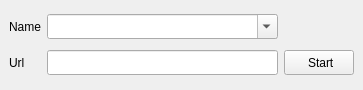
<?xml version="1.0" encoding="UTF-8"?>
<ui version="4.0">
 <class>GUI_Stream</class>
 <widget class="QDockWidget" name="GUI_Stream">
  <property name="geometry">
   <rect>
    <x>0</x>
    <y>0</y>
    <width>363</width>
    <height>90</height>
   </rect>
  </property>
  <property name="minimumSize">
   <size>
    <width>247</width>
    <height>90</height>
   </size>
  </property>
  <property name="maximumSize">
   <size>
    <width>524287</width>
    <height>90</height>
   </size>
  </property>
  <property name="features">
   <set>QDockWidget::DockWidgetClosable|QDockWidget::DockWidgetVerticalTitleBar</set>
  </property>
  <property name="allowedAreas">
   <set>Qt::AllDockWidgetAreas</set>
  </property>
  <property name="windowTitle">
   <string>Streams</string>
  </property>
  <widget class="QWidget" name="dockWidgetContents">
   <property name="minimumSize">
    <size>
     <width>0</width>
     <height>90</height>
    </size>
   </property>
   <property name="maximumSize">
    <size>
     <width>16777215</width>
     <height>90</height>
    </size>
   </property>
   <layout class="QGridLayout" name="gridLayout">
    <item row="1" column="1">
     <widget class="QLineEdit" name="le_url">
      <property name="minimumSize">
       <size>
        <width>0</width>
        <height>25</height>
       </size>
      </property>
      <property name="maximumSize">
       <size>
        <width>16777215</width>
        <height>25</height>
       </size>
      </property>
      <property name="focusPolicy">
       <enum>Qt::ClickFocus</enum>
      </property>
      <property name="toolTip">
       <string>Enter stream url</string>
      </property>
     </widget>
    </item>
    <item row="1" column="0">
     <widget class="QLabel" name="label_2">
      <property name="text">
       <string>Url</string>
      </property>
     </widget>
    </item>
    <item row="0" column="1">
     <widget class="QComboBox" name="combo_stream">
      <property name="minimumSize">
       <size>
        <width>0</width>
        <height>25</height>
       </size>
      </property>
      <property name="maximumSize">
       <size>
        <width>16777215</width>
        <height>25</height>
       </size>
      </property>
      <property name="toolTip">
       <string>Type name you wanna save the stream as</string>
      </property>
      <property name="editable">
       <bool>true</bool>
      </property>
     </widget>
    </item>
    <item row="0" column="0">
     <widget class="QLabel" name="label">
      <property name="text">
       <string>Name</string>
      </property>
     </widget>
    </item>
    <item row="1" column="2" colspan="2">
     <widget class="QPushButton" name="btn_listen">
      <property name="minimumSize">
       <size>
        <width>0</width>
        <height>25</height>
       </size>
      </property>
      <property name="maximumSize">
       <size>
        <width>70</width>
        <height>25</height>
       </size>
      </property>
      <property name="focusPolicy">
       <enum>Qt::NoFocus</enum>
      </property>
      <property name="toolTip">
       <string>Start stream</string>
      </property>
      <property name="text">
       <string> Start</string>
      </property>
      <property name="iconSize">
       <size>
        <width>18</width>
        <height>18</height>
       </size>
      </property>
     </widget>
    </item>
    <item row="0" column="2">
     <widget class="QPushButton" name="btn_delete">
      <property name="maximumSize">
       <size>
        <width>24</width>
        <height>24</height>
       </size>
      </property>
      <property name="toolTip">
       <string>Delete</string>
      </property>
      <property name="text">
       <string/>
      </property>
      <property name="iconSize">
       <size>
        <width>18</width>
        <height>18</height>
       </size>
      </property>
      <property name="flat">
       <bool>true</bool>
      </property>
     </widget>
    </item>
    <item row="0" column="3">
     <widget class="QPushButton" name="btn_save">
      <property name="maximumSize">
       <size>
        <width>24</width>
        <height>24</height>
       </size>
      </property>
      <property name="toolTip">
       <string>Save</string>
      </property>
      <property name="text">
       <string/>
      </property>
      <property name="iconSize">
       <size>
        <width>18</width>
        <height>18</height>
       </size>
      </property>
      <property name="autoDefault">
       <bool>false</bool>
      </property>
      <property name="flat">
       <bool>true</bool>
      </property>
     </widget>
    </item>
   </layout>
  </widget>
 </widget>
 <resources/>
 <connections>
  <connection>
   <sender>le_url</sender>
   <signal>returnPressed()</signal>
   <receiver>btn_listen</receiver>
   <slot>click()</slot>
   <hints>
    <hint type="sourcelabel">
     <x>174</x>
     <y>74</y>
    </hint>
    <hint type="destinationlabel">
     <x>311</x>
     <y>74</y>
    </hint>
   </hints>
  </connection>
 </connections>
</ui>
